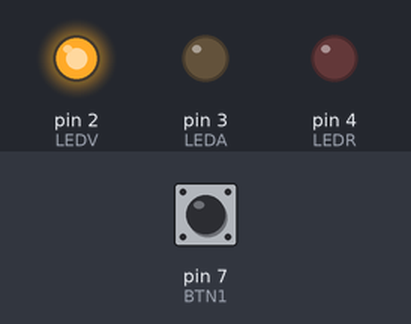
This sketch was run on a simulated Arduino Uno, built with avr-gcc and run on an emulated ATmega328P. Parts: output pins drawn as LEDs (lit = HIGH). The test bench sets the inputs (shaded band); at power-on: pin 7 (BTN1) LOW.

Above: at 1.2 s.
1.3 s: pin 7 (BTN1) pulled HIGH for 0.15 s
At 2.8 s:
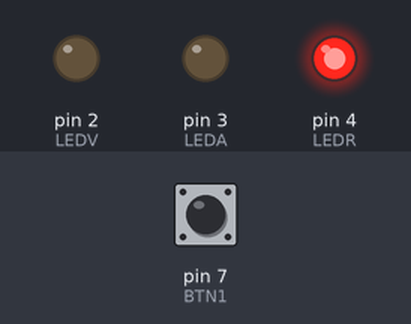
4.4 s: pin 7 (BTN1) pulled HIGH for 1 s
At 5.1 s:
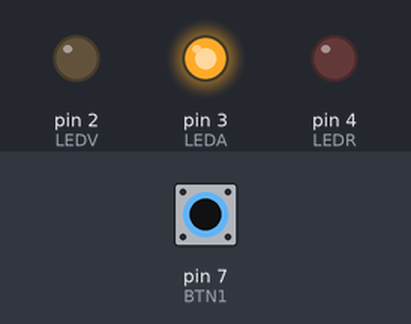
8.4 s: pin 7 (BTN1) pulled HIGH for 3.2 s
At 9.4 s:
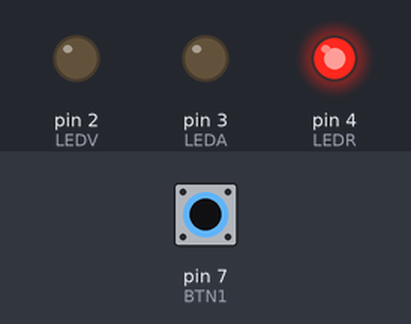
Timing chart, 0 to 13.4 s (numbered marks = the images above; inputs shaded):
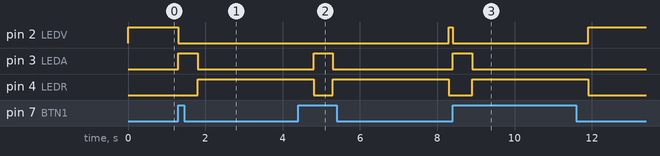

Measured:
- after the input at 1.3 s, pin 2 (LEDV): HIGH → LOW at once; pin 3 (LEDA): LOW → HIGH at once, → LOW 0.50 s later; pin 4 (LEDR): LOW → HIGH after 0.50 s
- after the input at 4.4 s, pin 2 (LEDV): LOW → HIGH after 3.9 s instead of 0.40 s; pin 3 (LEDA): LOW → HIGH after 0.40 s, → LOW 0.50 s later
- after the input at 8.4 s, pin 2 (LEDV): HIGH → LOW at once, → HIGH 3.5 s later; pin 3 (LEDA): LOW → HIGH at once, → LOW 0.50 s later; pin 4 (LEDR): LOW → HIGH after 0.50 s, → LOW 3.0 s later

The sketch:

actividad_1_5.ino
```cpp
/* Actividad 1.1
  Estas instrucciones define son la forma en la que se definen
  constantes en el lenguaje C. Con ellas, podemos asignar un identificador
  a un valor y modificar rápidamente ese valor para, por ejemplo,
  cambiar el puerto en el que tenemos contectado un dispositivo.
  En este ejemplo, hemos definido como constantes los puertos
  por los que conectamos los 3 leds y el botón.
*/
#define LEDR 4 // led rojo
#define LEDA 3 // led amarillo
#define LEDV 2 // led verde
#define BTN1 7 // botón de pulsación

#define TIEMPO_ESPERA_AMARILLO 500
#define TIEMPO_ESPERA_ROJO 3000

void setup() //Método que se ejecuta al inicio, sólo una vez
{
  //Establecer modos de cada puerto (entrada o salida)
  //mediante la instrucción pinMode
  //Salidas para leds
  pinMode(LEDR, OUTPUT);
  pinMode(LEDA, OUTPUT);
  pinMode(LEDV, OUTPUT);
  //Entrada para botón
  pinMode(BTN1, INPUT);

  //Apagar todos leds inicialmente
  //digitalWrite sirve para poner una salida digital en
  //estado alto (entregando voltaje) o bajo (sin entregar voltaje)
  digitalWrite(LEDR,LOW);
  digitalWrite(LEDA,LOW);
  digitalWrite(LEDV,HIGH); // Actividad 1.5 - El verde arranca ya encendido
}

void loop() // Método que se ejecuta en bucle, todo el tiempo que el dispositivo está encendido
{
  if (digitalRead(BTN1)) // digitalRead lee el estado de una entrada digital (en este caso, si el botón está pulsado o no)
  {
    //al pulsar el botón, se ejecuta esta secuencia:
    //1. apagar el verde y encender el amarillo
    digitalWrite(LEDV, LOW);
    digitalWrite(LEDA, HIGH);
    //2. Esperar 1 segundo
    delay(TIEMPO_ESPERA_AMARILLO);
    //3. apagar el amarillo y encender el rojo
    digitalWrite(LEDA, LOW);
    digitalWrite(LEDR, HIGH);
    //4. Esperar 3 segundos
    delay(TIEMPO_ESPERA_ROJO);
    //5. Apagar el rojo y encender el verde
    digitalWrite(LEDR, LOW);
    digitalWrite(LEDV, HIGH);
  }

}
```
